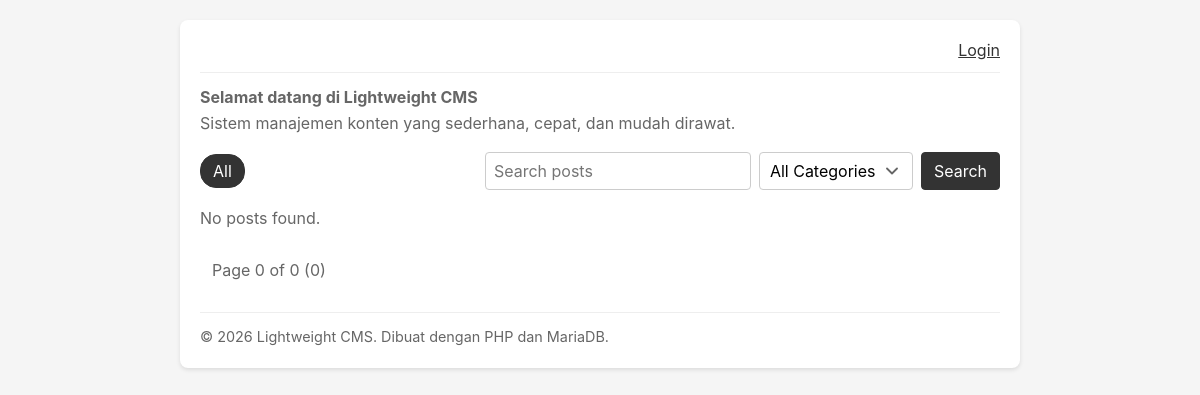
Before: / with the older database file.
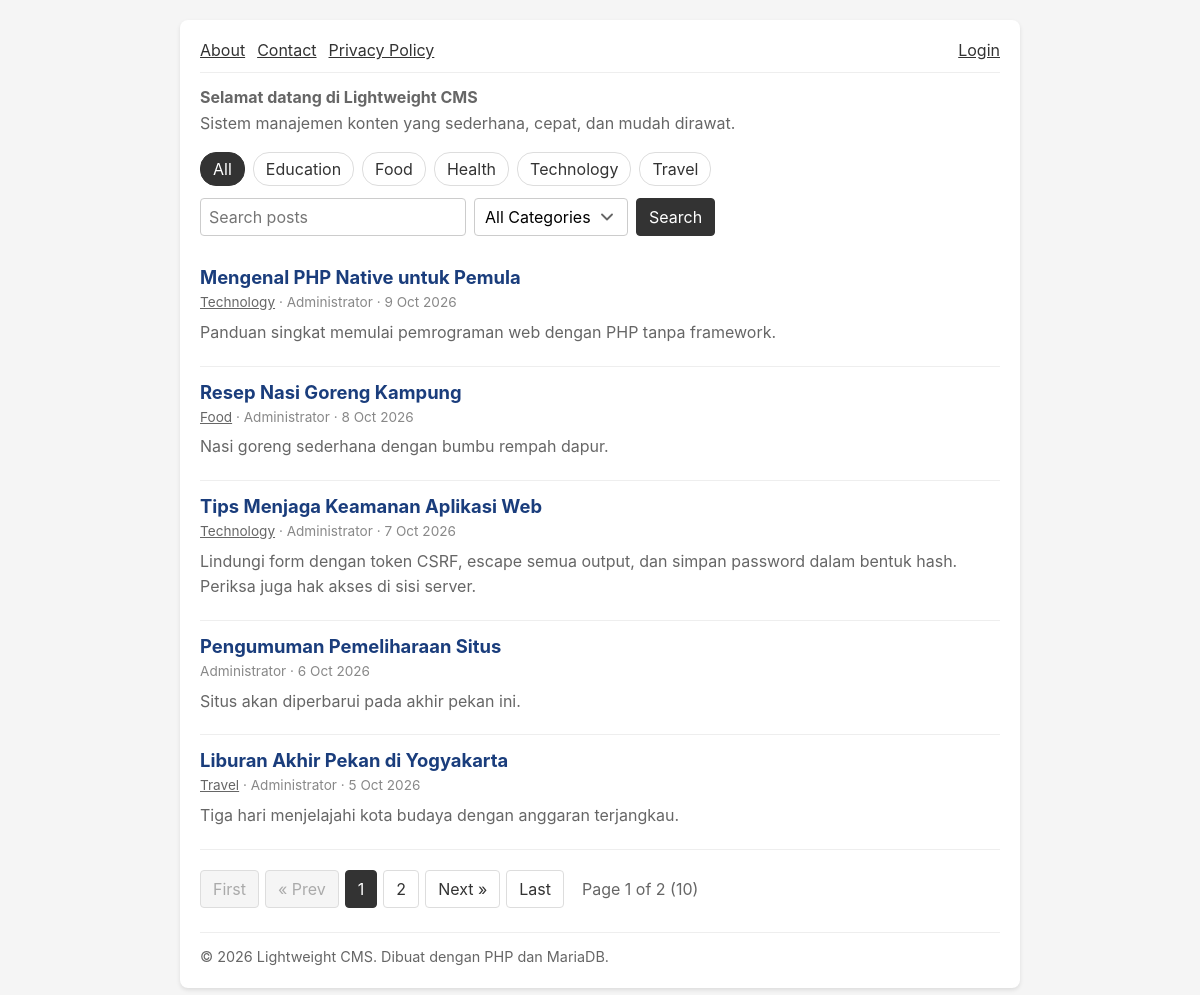
After: the same page with the newer database file.
### tables this page shows
CREATE TABLE IF NOT EXISTS t_setting (
    id INT AUTO_INCREMENT PRIMARY KEY,
    setting_key VARCHAR(50) NOT NULL UNIQUE,
    setting_value TEXT NOT NULL
);

CREATE TABLE IF NOT EXISTS t_single (
    id INT AUTO_INCREMENT PRIMARY KEY,
    user_id INT NOT NULL,
    title VARCHAR(255) NOT NULL,
    content MEDIUMTEXT NOT NULL,
    status ENUM('draft', 'published') NOT NULL DEFAULT 'draft',
    created_at DATETIME NOT NULL DEFAULT CURRENT_TIMESTAMP,
    updated_at DATETIME NOT NULL DEFAULT CURRENT_TIMESTAMP ON UPDATE CURRENT_TIMESTAMP,
    INDEX idx_single_status (status),
    FOREIGN KEY (user_id) REFERENCES t_user (id) ON DELETE RESTRICT
);

CREATE TABLE IF NOT EXISTS t_category (
    id INT AUTO_INCREMENT PRIMARY KEY,
    name VARCHAR(100) NOT NULL UNIQUE,
    description VARCHAR(255) NULL,
    created_at DATETIME NOT NULL DEFAULT CURRENT_TIMESTAMP,
    updated_at DATETIME NOT NULL DEFAULT CURRENT_TIMESTAMP ON UPDATE CURRENT_TIMESTAMP
);

CREATE TABLE IF NOT EXISTS t_post (
    id INT AUTO_INCREMENT PRIMARY KEY,
    user_id INT NOT NULL,
    category_id INT NULL,
    title VARCHAR(255) NOT NULL,
    content MEDIUMTEXT NOT NULL,
    excerpt VARCHAR(500) NULL,
    status ENUM('draft', 'published') NOT NULL DEFAULT 'draft',
    published_at DATETIME NULL,
    created_at DATETIME NOT NULL DEFAULT CURRENT_TIMESTAMP,
    updated_at DATETIME NOT NULL DEFAULT CURRENT_TIMESTAMP ON UPDATE CURRENT_TIMESTAMP,
    INDEX idx_post_status_published (status, published_at),
    FOREIGN KEY (user_id) REFERENCES t_user (id) ON DELETE RESTRICT,
    FOREIGN KEY (category_id) REFERENCES t_category (id) ON DELETE SET NULL
);

CREATE TABLE IF NOT EXISTS t_user (
    id INT AUTO_INCREMENT PRIMARY KEY,
    username VARCHAR(50) NOT NULL UNIQUE,
    email VARCHAR(100) NOT NULL UNIQUE,
    password_hash VARCHAR(255) NOT NULL,
    display_name VARCHAR(100) NOT NULL,
    bio TEXT NULL,
    role ENUM('admin', 'author') NOT NULL DEFAULT 'author',
    must_change_password TINYINT(1) NOT NULL DEFAULT 0,
    created_at DATETIME NOT NULL DEFAULT CURRENT_TIMESTAMP,
    updated_at DATETIME NOT NULL DEFAULT CURRENT_TIMESTAMP ON UPDATE CURRENT_TIMESTAMP
);

### utils/image.php (called while the page is built, shortened)
<?php
function settingImages() {
    return [
        'banner' => ['label' => 'Header Banner', 'name' => 'header', 'types' => ['png']],
        'favicon' => ['label' => 'Favicon', 'name' => 'favicon', 'types' => ['png', 'ico']],
    ];
}
function settingImageUrl($key) {
    $images = settingImages();
    $newest = '';
    foreach ($images[$key]['types'] as $type) {
        $fileName = $images[$key]['name'] . '.' . $type;
        $path = SITES_DIR . '/' . $fileName;
    }
    return $newest;
}

### controllers/home.php (called while the page is built, shortened)
<?php
$bannerUrl = settingImageUrl('banner');
$headerText = getSetting('header_text');
$footerText = getSetting('footer_text');
$page_number = isset($_GET['p']) ? (int) $_GET['p'] : 1;
$keyword = isset($_GET['q']) && is_string($_GET['q']) ? mb_substr(trim($_GET['q']), 0, 100) : '';
$categoryId = isset($_GET['category']) && is_string($_GET['category']) && ctype_digit($_GET['category']) ? (int) $_GET['category'] : 0;
$categories = getCategories();
$pagination = getPagination(countPublishedPosts($categoryId, $keyword), $page_number, getPerPage());
$posts = getPublishedPosts($categoryId, $keyword, $pagination['per_page'], $pagination['offset']);

### models/setting.php (called while the page is built, shortened)
<?php
function getSetting($key, $default = '') {
    try {
        $pdo = getDatabase();
        $stmt = $pdo->prepare('SELECT setting_value FROM t_setting WHERE setting_key = ?');
        $stmt->execute([$key]);
        $value = $stmt->fetchColumn();
        return $value === false ? $default : $value;
    } catch (Exception $e) {
        return $default;
    }
}
function getPerPage() {
    $perPage = (int) getSetting('per_page', 5);
    return $perPage > 0 ? $perPage : 5;
}

### utils/html.php (called while the page is built, shortened)
<?php
function sanitizeHtml($html) {
    $doc = new DOMDocument();
    $doc->loadHTML('<?xml encoding="utf-8"?><div id="root">' . $html . '</div>', LIBXML_NOERROR | LIBXML_NOWARNING);
    $root = $doc->getElementById('root');
    $result = '';
    foreach ($root->childNodes as $child) {
        $result .= $doc->saveHTML($child);
    }
    return $result;
}
function cleanHtmlNode($node) {
    foreach (iterator_to_array($node->childNodes) as $child) {
        if ($child->nodeType === XML_TEXT_NODE) {
            continue;
        }
        $tag = strtolower($child->nodeName);
    }
}

### config/database.php (called while the page is built, shortened)
<?php
function getDatabase() {
    try {
        $dsn = 'mysql:host=' . DB_HOST . ';dbname=' . DB_NAME . ';charset=utf8mb4';
        $pdo = new PDO($dsn, DB_USER, DB_PASS);
        $pdo->setAttribute(PDO::ATTR_ERRMODE, PDO::ERRMODE_EXCEPTION);
        return $pdo;
    } catch (PDOException $e) {
        throw new Exception('Database connection failed: ' . $e->getMessage());
    }
}

### models/single.php (called while the page is built)
<?php
function getPublishedSingles() {
    return getDatabase()->query("SELECT id, title FROM t_single WHERE status = 'published' ORDER BY id")->fetchAll(PDO::FETCH_ASSOC);
}

### models/category.php (called while the page is built)
<?php
function getCategories() {
    return getDatabase()->query('SELECT id, name FROM t_category ORDER BY name')->fetchAll(PDO::FETCH_ASSOC);
}

### models/post.php (called while the page is built, shortened)
<?php
function publishedPostCondition($categoryId, $keyword) {
    $where = ["p.status = 'published'"];
    $params = [];
    return [' WHERE ' . implode(' AND ', $where), $params];
}
function countPublishedPosts($categoryId, $keyword) {
    [$where, $params] = publishedPostCondition($categoryId, $keyword);
    $stmt = getDatabase()->prepare('SELECT COUNT(*) FROM t_post p' . $where);
    $stmt->execute($params);
    return (int) $stmt->fetchColumn();
}
function getPublishedPosts($categoryId, $keyword, $limit, $offset) {
    [$where, $params] = publishedPostCondition($categoryId, $keyword);
    $sql = 'SELECT p.id, p.title, p.content, p.excerpt, p.category_id, c.name AS category_name, u.display_name AS author_name,
                   COALESCE(p.published_at, p.created_at) AS shown_at
            FROM t_post p
            JOIN t_user u ON u.id = p.user_id
            LEFT JOIN t_category c ON c.id = p.category_id' . $where . '
            ORDER BY shown_at DESC, p.id DESC
            LIMIT :limit OFFSET :offset';
    $stmt = getDatabase()->prepare($sql);
    $stmt->bindValue(':limit', (int) $limit, PDO::PARAM_INT);
    $stmt->bindValue(':offset', (int) $offset, PDO::PARAM_INT);
    $stmt->execute();
    return $stmt->fetchAll(PDO::FETCH_ASSOC);
}
function postSnippet($post, $length = 200) {
    $excerpt = trim((string) ($post['excerpt'] ?? ''));
    if ($excerpt !== '') {
        return $excerpt;
    }
    $content = preg_replace('/<\/?(?:p|br|div|li|ul|ol|h[1-6]|blockquote|pre|tr|td)\b[^>]*>/i', ' ', (string) $post['content']);
    $text = html_entity_decode(strip_tags($content), ENT_QUOTES, 'UTF-8');
    $text = trim(preg_replace('/\s+/u', ' ', $text));
    return mb_strlen($text) > $length ? mb_substr($text, 0, $length) . '...' : $text;
}

### utils/pagination.php (called while the page is built, shortened)
<?php
function getPagination($totalData, $currentPage, $perPage) {
    $totalData = max(0, (int) $totalData);
    $perPage = max(1, (int) $perPage);
    $totalPages = (int) ceil($totalData / $perPage);
    $currentPage = min(max(1, (int) $currentPage), max(1, $totalPages));
    return [
        'current_page' => $totalPages === 0 ? 0 : $currentPage,
        'total_pages' => $totalPages,
        'offset' => ($currentPage - 1) * $perPage,
        'per_page' => $perPage,
        'total_data' => $totalData,
    ];
}

### views/home.php (the view, shortened to what the rows shown need)
<?php include __DIR__ . '/header.php'; ?>
        <div class="home-bar">
            <nav class="category-menu">
                <a href="index.php" class="<?= $categoryId === 0 ? 'active' : '' ?>">All</a>
                <?php foreach ($categories as $category): ?>
                    <a href="index.php?category=<?= (int) $category['id'] ?>" class="<?= $categoryId === (int) $category['id'] ? 'active' : '' ?>"><?= htmlspecialchars($category['name']) ?></a>
                <?php endforeach; ?>
            </nav>
        </div>
        <?php foreach ($posts as $post): ?>
            <article class="post-item">
                <h2><a href="index.php?page=post&amp;id=<?= (int) $post['id'] ?>"><?= htmlspecialchars($post['title']) ?></a></h2>
                <p class="post-meta">
                    <?php if ($post['category_name'] !== null): ?>
                        <a href="index.php?category=<?= (int) $post['category_id'] ?>"><?= htmlspecialchars($post['category_name']) ?></a> &middot;
                    <?php endif; ?>
                    <?= htmlspecialchars($post['author_name']) ?> &middot; <?= htmlspecialchars(date('j M Y', strtotime($post['shown_at']))) ?>
                </p>
                <p><?= htmlspecialchars(postSnippet($post)) ?></p>
            </article>
        <?php endforeach; ?>
<?php include __DIR__ . '/footer.php'; ?>

### views/public-header.php (shortened to what the rows shown need)
<?php if ($bannerUrl !== '' || trim($headerText) !== ''): ?>
        <header class="site-header">
            <?php if (trim($headerText) !== ''): ?>
                <div class="site-header-text"><?= sanitizeHtml($headerText) ?></div>
            <?php endif; ?>
        </header>
<?php endif; ?>

### views/public-footer.php
<?php if (trim($footerText) !== ''): ?>
        <footer class="site-footer"><?= sanitizeHtml($footerText) ?></footer>
<?php endif; ?>

### views/public-nav.php (shortened to what the rows shown need)
<nav class="nav public-nav">
    <div class="public-menu">
        <?php foreach ($publicSingles as $single): ?>
            <a href="index.php?page=single&amp;id=<?= (int) $single['id'] ?>"><?= htmlspecialchars($single['title']) ?></a>
        <?php endforeach; ?>
    </div>
</nav>

Changed rows visible on the page:
added t_single: title "About"
added t_single: title "Contact"
added t_single: title "Privacy Policy"
added t_category: name "Education"
added t_category: name "Food"
added t_category: name "Health"
added t_category: name "Technology"
added t_category: name "Travel"
added t_post: title "Mengenal PHP Native untuk Pemula", category.name "Technology", user.display_name "Administrator", shown_at "9 Oct 2026", excerpt "Panduan singkat memulai pemrograman web dengan PHP tanpa framework."
added t_post: title "Resep Nasi Goreng Kampung", category.name "Food", user.display_name "Administrator", shown_at "8 Oct 2026", excerpt "Nasi goreng sederhana dengan bumbu rempah dapur."
added t_post: title "Tips Menjaga Keamanan Aplikasi Web", category.name "Technology", user.display_name "Administrator", shown_at "7 Oct 2026", content "Lindungi form dengan token CSRF, escape semua output, dan simpan password dalam bentuk hash. Periksa juga hak akses di sisi server."
added t_post: title "Pengumuman Pemeliharaan Situs", user.display_name "Administrator", shown_at "6 Oct 2026", excerpt "Situs akan diperbarui pada akhir pekan ini."
added t_post: title "Liburan Akhir Pekan di Yogyakarta", category.name "Travel", user.display_name "Administrator", shown_at "5 Oct 2026", excerpt "Tiga hari menjelajahi kota budaya dengan anggaran terjangkau."
Other visible differences:
$label: (not shown) → "Next » Last"
$current: "0" → "1"
$total: "0" → "2"
$pagination['total_data']: "0" → "10"
text no longer shown: "No posts found."
text now shown: "First « Prev"
new list line: "1"
new list line: "2"
